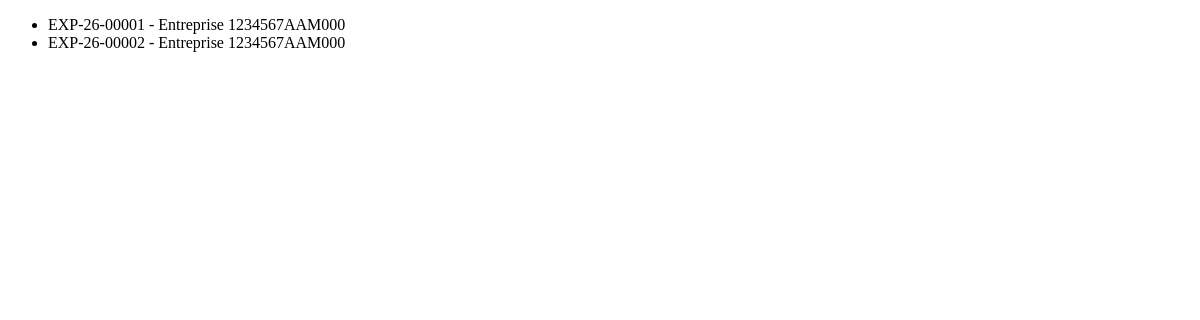
/expedition/list/, run on an earlier commit of the app's database.
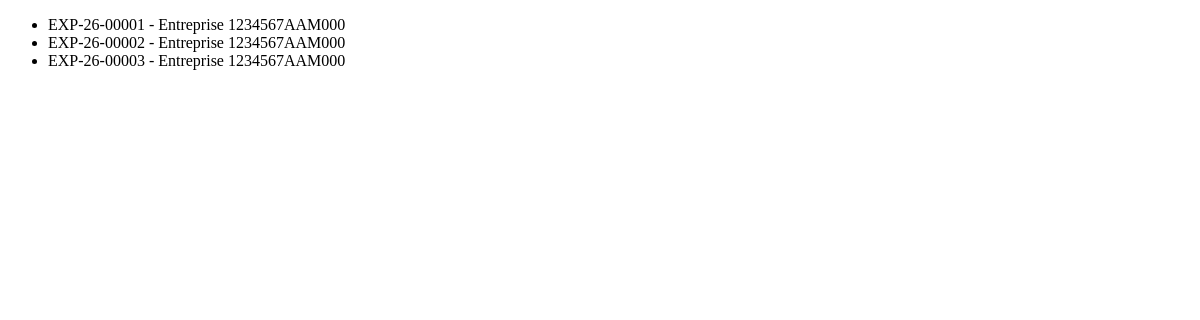
And on a later commit of the database.
### ExpeditionsApp/models.py (models this page shows, shortened)
class Expedition(models.Model):
    reference=models.CharField(
        max_length=100,
        unique=True,
        validators=[RegexValidator(
            regex=r"^EXP-\d{2}-\d{5}$",
            message=(
               "Format invalide. Format attendu : EXP-AA-NNNNN (EXP, 2 chiffres pour"
                " l'année, un tiret, 5 chiffres pour le compteur, ex. EXP-26-00001)."),
                    )]
    )
    ville_depart=models.CharField(max_length=100)
    ville_arrivee=models.CharField(max_length=100)
    poids_kg=models.DecimalField(max_digits=8,decimal_places=2, validators=[MinValueValidator(Decimal('0.01'))])
    date_souhaitee=models.DateField()
    description=models.TextField(blank=True,null=True)
    entreprise=models.ForeignKey(
        Entreprise,
        on_delete=models.CASCADE,
        related_name='expeditions',
        )
    statut=models.CharField(
        max_length=50,
        choices=[
            ('publie','Publie'),
            ('attribuee','Attribuee'),
            ('en_cours','En_Cours'),
            ('livree','Livree'),
            ('annulee--defaut publie','Annulee--Defaut Publie'),
        ],
        default='publie'
        )
    created_at = models.DateTimeField(auto_now_add=True)
    updated_at = models.DateTimeField(auto_now=True)

### EntreprisesApp/models.py (models this page shows)
class Entreprise(models.Model):
    raison_sociale = models.CharField(max_length=200, null=False)
    matricule_fiscal = models.CharField(
        max_length=17,
        null=False,
        unique=True,
        blank=False,
        validators=[matricule_fiscale_validators],
    )
    adresse = models.TextField(validators=[MinLengthValidator(20,"ladresse doit etre superieur a 20 charactere")])
    type_entreprise = models.CharField(
        max_length=100,
        choices=[
            ('chargeur', 'Chargeur'),
            ('transporteur', 'Transporteur'),
        ]
    )
    created_at = models.DateTimeField(auto_now_add=True)
    updated_at = models.DateTimeField(auto_now=True)
    gerant = models.OneToOneField(
        Utilisateur,
        on_delete=models.CASCADE,
        related_name='entreprise'
    )
    def __str__(self):
        return f"Entreprise {self.matricule_fiscal}"

### ExpeditionsApp/views.py (the view)
# urls.py: path('list/',listExpeditions,name='list_Expeditions'),
def listExpeditions(request):
    expeditions=Expedition.objects.all()
    return render(request , 'expedition/list.html',
    {'expeditions':expeditions})

### Templates/expedition/list.html (shortened to what this page needs)
<!DOCTYPE html>
<html lang="en">
<head>
</head>
<body>
    <ul>
        {% for expedition in expeditions %}
        <li>
            <a>
                 {{ expedition.reference }} - {{ expedition.entreprise }}
            </a>
        </li>
        {% endfor %}
    </ul>
</body>
</html>

What changed in the data, as far as the page shows it:
added Expedition: reference "EXP-26-00003", entreprise "Entreprise 1234567AAM000"
